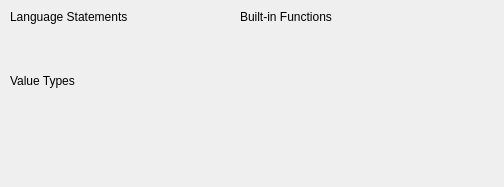
<?xml version="1.0" encoding="UTF-8"?>
<ui version="4.0">
 <class>KumirAnalizer::QuickReferenceWidget</class>
 <widget class="QWidget" name="KumirAnalizer::QuickReferenceWidget">
  <property name="geometry">
   <rect>
    <x>0</x>
    <y>0</y>
    <width>504</width>
    <height>187</height>
   </rect>
  </property>
  <property name="sizePolicy">
   <sizepolicy hsizetype="MinimumExpanding" vsizetype="MinimumExpanding">
    <horstretch>0</horstretch>
    <verstretch>0</verstretch>
   </sizepolicy>
  </property>
  <property name="minimumSize">
   <size>
    <width>420</width>
    <height>0</height>
   </size>
  </property>
  <property name="windowTitle">
   <string>Quick Reference</string>
  </property>
  <layout class="QVBoxLayout" name="verticalLayout_6">
   <property name="spacing">
    <number>0</number>
   </property>
   <property name="leftMargin">
    <number>0</number>
   </property>
   <property name="topMargin">
    <number>0</number>
   </property>
   <property name="rightMargin">
    <number>0</number>
   </property>
   <property name="bottomMargin">
    <number>0</number>
   </property>
   <item>
    <widget class="QWidget" name="centralView" native="true">
     <layout class="QHBoxLayout" name="horizontalLayout">
      <property name="spacing">
       <number>10</number>
      </property>
      <property name="leftMargin">
       <number>10</number>
      </property>
      <property name="topMargin">
       <number>10</number>
      </property>
      <property name="rightMargin">
       <number>10</number>
      </property>
      <property name="bottomMargin">
       <number>10</number>
      </property>
      <item>
       <widget class="QWidget" name="leftColumn" native="true">
        <property name="sizePolicy">
         <sizepolicy hsizetype="Maximum" vsizetype="MinimumExpanding">
          <horstretch>0</horstretch>
          <verstretch>0</verstretch>
         </sizepolicy>
        </property>
        <layout class="QVBoxLayout" name="verticalLayout">
         <property name="spacing">
          <number>10</number>
         </property>
         <property name="leftMargin">
          <number>0</number>
         </property>
         <property name="topMargin">
          <number>0</number>
         </property>
         <property name="rightMargin">
          <number>0</number>
         </property>
         <property name="bottomMargin">
          <number>0</number>
         </property>
         <item>
          <widget class="QWidget" name="statementsBlock" native="true">
           <property name="sizePolicy">
            <sizepolicy hsizetype="Maximum" vsizetype="Maximum">
             <horstretch>0</horstretch>
             <verstretch>0</verstretch>
            </sizepolicy>
           </property>
           <property name="minimumSize">
            <size>
             <width>220</width>
             <height>0</height>
            </size>
           </property>
           <layout class="QVBoxLayout" name="verticalLayout_5">
            <property name="spacing">
             <number>0</number>
            </property>
            <property name="leftMargin">
             <number>0</number>
            </property>
            <property name="topMargin">
             <number>0</number>
            </property>
            <property name="rightMargin">
             <number>0</number>
            </property>
            <property name="bottomMargin">
             <number>0</number>
            </property>
            <item>
             <widget class="QLabel" name="statementsLabel">
              <property name="sizePolicy">
               <sizepolicy hsizetype="Preferred" vsizetype="Maximum">
                <horstretch>0</horstretch>
                <verstretch>0</verstretch>
               </sizepolicy>
              </property>
              <property name="text">
               <string>Language Statements</string>
              </property>
             </widget>
            </item>
            <item>
             <widget class="QWidget" name="statementsContents" native="true">
              <property name="sizePolicy">
               <sizepolicy hsizetype="Minimum" vsizetype="Minimum">
                <horstretch>0</horstretch>
                <verstretch>0</verstretch>
               </sizepolicy>
              </property>
              <property name="minimumSize">
               <size>
                <width>200</width>
                <height>40</height>
               </size>
              </property>
             </widget>
            </item>
           </layout>
          </widget>
         </item>
         <item>
          <widget class="QWidget" name="typesBlock" native="true">
           <property name="sizePolicy">
            <sizepolicy hsizetype="Maximum" vsizetype="Maximum">
             <horstretch>0</horstretch>
             <verstretch>0</verstretch>
            </sizepolicy>
           </property>
           <property name="minimumSize">
            <size>
             <width>220</width>
             <height>0</height>
            </size>
           </property>
           <layout class="QVBoxLayout" name="verticalLayout_4">
            <property name="spacing">
             <number>0</number>
            </property>
            <property name="leftMargin">
             <number>0</number>
            </property>
            <property name="topMargin">
             <number>0</number>
            </property>
            <property name="rightMargin">
             <number>0</number>
            </property>
            <property name="bottomMargin">
             <number>0</number>
            </property>
            <item>
             <widget class="QLabel" name="typesLabel">
              <property name="sizePolicy">
               <sizepolicy hsizetype="Preferred" vsizetype="Maximum">
                <horstretch>0</horstretch>
                <verstretch>0</verstretch>
               </sizepolicy>
              </property>
              <property name="text">
               <string>Value Types</string>
              </property>
             </widget>
            </item>
            <item>
             <widget class="QWidget" name="typesContents" native="true">
              <property name="sizePolicy">
               <sizepolicy hsizetype="Minimum" vsizetype="Minimum">
                <horstretch>0</horstretch>
                <verstretch>0</verstretch>
               </sizepolicy>
              </property>
              <property name="minimumSize">
               <size>
                <width>200</width>
                <height>40</height>
               </size>
              </property>
             </widget>
            </item>
           </layout>
          </widget>
         </item>
         <item>
          <spacer name="verticalSpacer">
           <property name="orientation">
            <enum>Qt::Vertical</enum>
           </property>
           <property name="sizeHint" stdset="0">
            <size>
             <width>20</width>
             <height>0</height>
            </size>
           </property>
          </spacer>
         </item>
        </layout>
       </widget>
      </item>
      <item>
       <widget class="QWidget" name="rightColumn" native="true">
        <property name="sizePolicy">
         <sizepolicy hsizetype="Preferred" vsizetype="MinimumExpanding">
          <horstretch>0</horstretch>
          <verstretch>0</verstretch>
         </sizepolicy>
        </property>
        <layout class="QVBoxLayout" name="verticalLayout_2">
         <property name="spacing">
          <number>10</number>
         </property>
         <property name="leftMargin">
          <number>0</number>
         </property>
         <property name="topMargin">
          <number>0</number>
         </property>
         <property name="rightMargin">
          <number>0</number>
         </property>
         <property name="bottomMargin">
          <number>0</number>
         </property>
         <item>
          <widget class="QWidget" name="functionsBlock" native="true">
           <property name="sizePolicy">
            <sizepolicy hsizetype="Minimum" vsizetype="Maximum">
             <horstretch>0</horstretch>
             <verstretch>0</verstretch>
            </sizepolicy>
           </property>
           <property name="minimumSize">
            <size>
             <width>270</width>
             <height>0</height>
            </size>
           </property>
           <layout class="QVBoxLayout" name="verticalLayout_3">
            <property name="spacing">
             <number>0</number>
            </property>
            <property name="leftMargin">
             <number>0</number>
            </property>
            <property name="topMargin">
             <number>0</number>
            </property>
            <property name="rightMargin">
             <number>0</number>
            </property>
            <property name="bottomMargin">
             <number>0</number>
            </property>
            <item>
             <widget class="QLabel" name="functionsLabel">
              <property name="sizePolicy">
               <sizepolicy hsizetype="Preferred" vsizetype="Maximum">
                <horstretch>0</horstretch>
                <verstretch>0</verstretch>
               </sizepolicy>
              </property>
              <property name="text">
               <string>Built-in Functions</string>
              </property>
             </widget>
            </item>
            <item>
             <widget class="QWidget" name="functionsContents" native="true">
              <property name="sizePolicy">
               <sizepolicy hsizetype="Minimum" vsizetype="Minimum">
                <horstretch>0</horstretch>
                <verstretch>0</verstretch>
               </sizepolicy>
              </property>
              <property name="minimumSize">
               <size>
                <width>60</width>
                <height>40</height>
               </size>
              </property>
             </widget>
            </item>
           </layout>
          </widget>
         </item>
         <item>
          <spacer name="verticalSpacer_2">
           <property name="orientation">
            <enum>Qt::Vertical</enum>
           </property>
           <property name="sizeHint" stdset="0">
            <size>
             <width>20</width>
             <height>0</height>
            </size>
           </property>
          </spacer>
         </item>
        </layout>
       </widget>
      </item>
     </layout>
    </widget>
   </item>
  </layout>
 </widget>
 <resources/>
 <connections/>
</ui>
